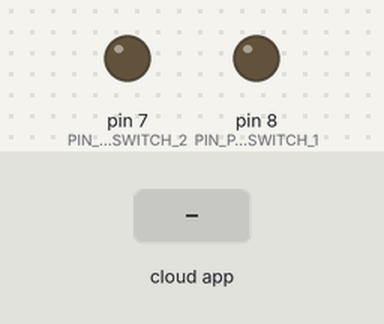
This sketch was run on a simulated Arduino Uno, built with avr-gcc and run on an emulated ATmega328P. Shown: output pins drawn as LEDs (lit = HIGH). Inputs (shaded band) come from the test bench. The RemoteXY app is connected.

Above: at 1.2 s.
1.3 s: the phone or cloud app sets pushSwitch_1 to 1
At 2.4 s:
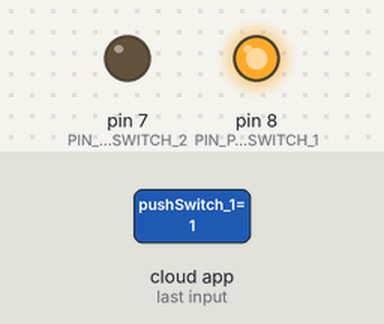
2.8 s: the phone or cloud app sets pushSwitch_2 to 1
At 3.5 s:
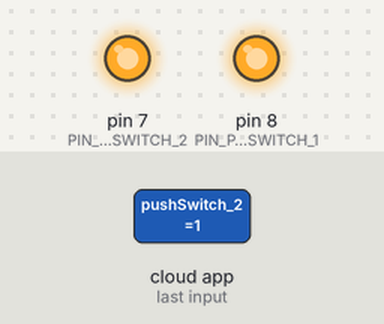
4.3 s: the phone or cloud app sets pushSwitch_1 to 0
At 4.7 s:
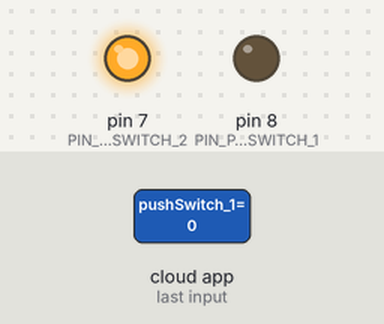
5.8 s: the phone or cloud app sets pushSwitch_2 to 0
At 7.0 s:
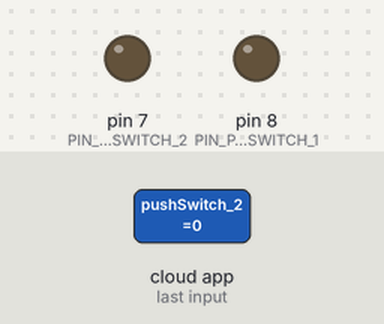
Timing chart, 0 to 8.3 s (numbered marks = the images above; inputs shaded):
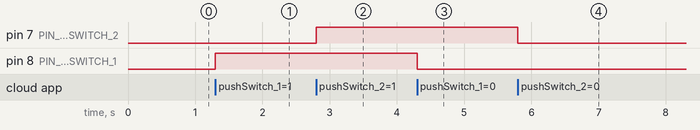

The sketch:

remotexy.ino
```cpp
// (licence header left out)
//////////////////////////////////////////////
//        RemoteXY include library          //
//////////////////////////////////////////////

// RemoteXY select connection mode and include library
#define REMOTEXY_MODE__ESP8266_HARDSERIAL_POINT

#include <RemoteXY.h>

// RemoteXY connection settings
#define REMOTEXY_SERIAL Serial
#define REMOTEXY_SERIAL_SPEED 115200
#define REMOTEXY_WIFI_SSID "Khangurai"
#define REMOTEXY_WIFI_PASSWORD "12345678"
#define REMOTEXY_SERVER_PORT 6377


// RemoteXY configurate
#pragma pack(push, 1)
uint8_t RemoteXY_CONF[] =   // 44 bytes
  { 255,2,0,0,0,37,0,16,31,0,10,48,4,15,35,35,4,26,31,79,
  78,0,31,79,70,70,0,10,50,60,15,36,36,64,26,111,79,78,0,31,
  79,70,70,0 };

// this structure defines all the variables and events of your control interface
struct {

    // input variables
  uint8_t pushSwitch_1; // =1 if state is ON, else =0
  uint8_t pushSwitch_2; // =1 if state is ON, else =0

    // other variable
  uint8_t connect_flag;  // =1 if wire connected, else =0

} RemoteXY;
#pragma pack(pop)

/////////////////////////////////////////////
//           END RemoteXY include          //
/////////////////////////////////////////////

#define PIN_PUSHSWITCH_1 8
#define PIN_PUSHSWITCH_2 7


void setup()
{
  RemoteXY_Init ();

  pinMode (PIN_PUSHSWITCH_1, OUTPUT);
  pinMode (PIN_PUSHSWITCH_2, OUTPUT);

  // TODO you setup code

}

void loop()
{
  RemoteXY_Handler ();

  digitalWrite(PIN_PUSHSWITCH_1, (RemoteXY.pushSwitch_1==0)?LOW:HIGH);
  digitalWrite(PIN_PUSHSWITCH_2, (RemoteXY.pushSwitch_2==0)?LOW:HIGH);

  // TODO you loop code
  // use the RemoteXY structure for data transfer
  // do not call delay()


}
```

Measured:
- after the input at 1.3 s, pin 8 (PIN_PUSHSWITCH_1): LOW → HIGH at once
- after the input at 2.8 s, pin 7 (PIN_PUSHSWITCH_2): LOW → HIGH at once
- after the input at 4.3 s, pin 8 (PIN_PUSHSWITCH_1): HIGH → LOW at once
- after the input at 5.8 s, pin 7 (PIN_PUSHSWITCH_2): HIGH → LOW at once
